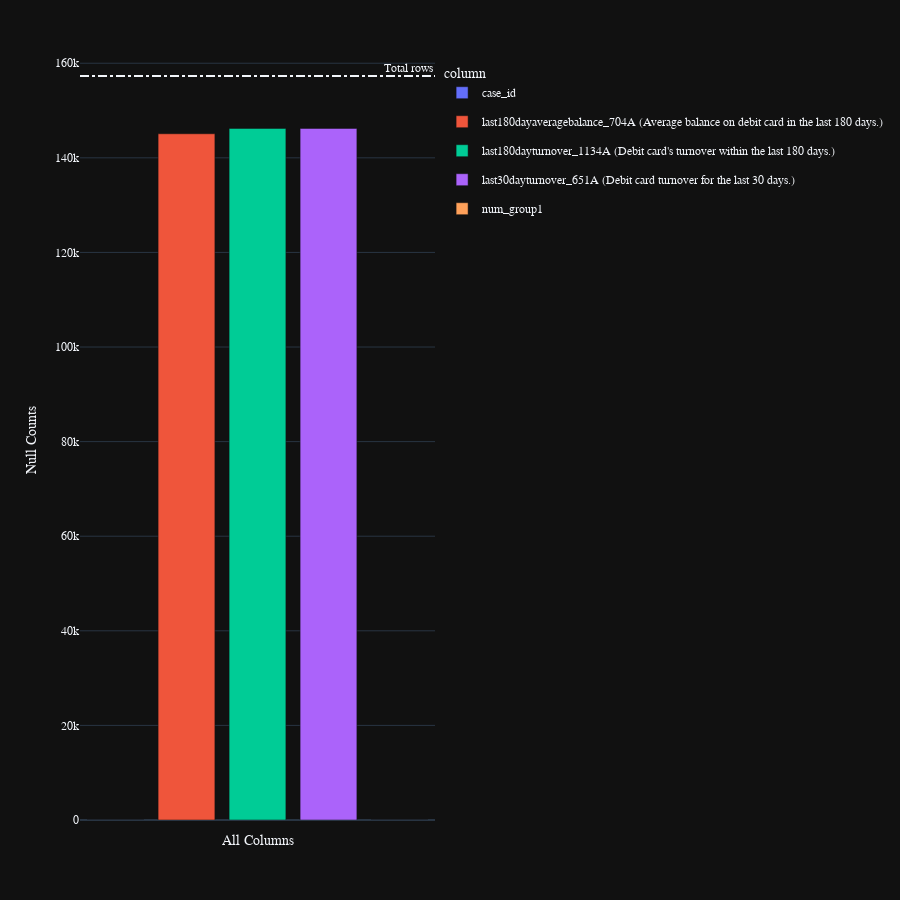

Notebook code cell kept with this figure:
### Code cell
train_debit = preprocess(21)
display(train_debit.fetch().head())
gc.collect()
train_debit.pipe(plot_nulls)

### Figure 1 — Plotly figure (JSON) as saved in the notebook; plotly's stock layout.template omitted (floating-point values rounded to 4 significant figures)
{"data": [{"alignmentgroup": "True", "customdata": [[0]], "hovertemplate": "<b>%{hovertext}</b><br><br>column=%{x}<br>column_0=%{y}<br>percent=%{customdata[0]}<extra></extra>", "hovertext": ["case_id"], "legendgroup": "case_id", "marker": {"color": "#636efa", "pattern": {"shape": ""}}, "name": "case_id", "offsetgroup": "case_id", "orientation": "v", "showlegend": true, "textposition": "auto", "type": "bar", "x": ["case_id"], "xaxis": "x", "y": [0], "yaxis": "y"}, {"alignmentgroup": "True", "customdata": [[0.92]], "hovertemplate": "<b>%{hovertext}</b><br><br>column=%{x}<br>column_0=%{y}<br>percent=%{customdata[0]}<extra></extra>", "hovertext": ["last180dayaveragebalance_704A\n(Average balance on debit card in the last 180 days.)"], "legendgroup": "last180dayaveragebalance_704A\n(Average balance on debit card in the last 180 days.)", "marker": {"color": "#EF553B", "pattern": {"shape": ""}}, "name": "last180dayaveragebalance_704A\n(Average balance on debit card in the last 180 days.)", "offsetgroup": "last180dayaveragebalance_704A\n(Average balance on debit card in the last 180 days.)", "orientation": "v", "showlegend": true, "textposition": "auto", "type": "bar", "x": ["last180dayaveragebalance_704A\n(Average balance on debit card in the last 180 days.)"], "xaxis": "x", "y": [145086], "yaxis": "y"}, {"alignmentgroup": "True", "customdata": [[0.93]], "hovertemplate": "<b>%{hovertext}</b><br><br>column=%{x}<br>column_0=%{y}<br>percent=%{customdata[0]}<extra></extra>", "hovertext": ["last180dayturnover_1134A\n(Debit card's turnover within the last 180 days.)"], "legendgroup": "last180dayturnover_1134A\n(Debit card's turnover within the last 180 days.)", "marker": {"color": "#00cc96", "pattern": {"shape": ""}}, "name": "last180dayturnover_1134A\n(Debit card's turnover within the last 180 days.)", "offsetgroup": "last180dayturnover_1134A\n(Debit card's turnover within the last 180 days.)", "orientation": "v", "showlegend": true, "textposition": "auto", "type": "bar", "x": ["last180dayturnover_1134A\n(Debit card's turnover within the last 180 days.)"], "xaxis": "x", "y": [146221], "yaxis": "y"}, {"alignmentgroup": "True", "customdata": [[0.93]], "hovertemplate": "<b>%{hovertext}</b><br><br>column=%{x}<br>column_0=%{y}<br>percent=%{customdata[0]}<extra></extra>", "hovertext": ["last30dayturnover_651A\n(Debit card turnover for the last 30 days.)"], "legendgroup": "last30dayturnover_651A\n(Debit card turnover for the last 30 days.)", "marker": {"color": "#ab63fa", "pattern": {"shape": ""}}, "name": "last30dayturnover_651A\n(Debit card turnover for the last 30 days.)", "offsetgroup": "last30dayturnover_651A\n(Debit card turnover for the last 30 days.)", "orientation": "v", "showlegend": true, "textposition": "auto", "type": "bar", "x": ["last30dayturnover_651A\n(Debit card turnover for the last 30 days.)"], "xaxis": "x", "y": [146221], "yaxis": "y"}, {"alignmentgroup": "True", "customdata": [[0]], "hovertemplate": "<b>%{hovertext}</b><br><br>column=%{x}<br>column_0=%{y}<br>percent=%{customdata[0]}<extra></extra>", "hovertext": ["num_group1"], "legendgroup": "num_group1", "marker": {"color": "#FFA15A", "pattern": {"shape": ""}}, "name": "num_group1", "offsetgroup": "num_group1", "orientation": "v", "showlegend": true, "textposition": "auto", "type": "bar", "x": ["num_group1"], "xaxis": "x", "y": [0], "yaxis": "y"}], "layout": {"annotations": [{"showarrow": false, "text": "Total rows", "x": 1, "xanchor": "right", "xref": "x domain", "y": 157302, "yanchor": "bottom", "yref": "y"}], "barmode": "relative", "height": 900, "legend": {"title": {"text": "column"}, "tracegroupgap": 10}, "margin": {"t": 60}, "shapes": [{"line": {"dash": "dashdot"}, "type": "line", "x0": 0, "x1": 1, "xref": "x domain", "y0": 157302, "y1": 157302, "yref": "y"}], "xaxis": {"anchor": "y", "categoryarray": ["case_id", "last180dayaveragebalance_704A\n(Average balance on debit card in the last 180 days.)", "last180dayturnover_1134A\n(Debit card's turnover within the last 180 days.)", "last30dayturnover_651A\n(Debit card turnover for the last 30 days.)", "num_group1"], "categoryorder": "array", "domain": [0, 1], "showticklabels": false, "title": {"text": "All Columns"}}, "yaxis": {"anchor": "x", "domain": [0, 1], "title": {"text": "Null Counts"}}}}
